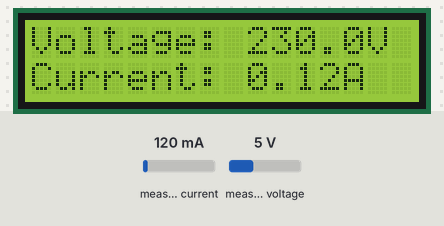
Bench run of a sketch on a simulated ESP32. On the bench: 16×2 character LCD. Inputs (shaded band) come from the test bench; at power-on: measured current 120 mA, measured voltage 5 V. WiFi joins after 1.5 s; servers stay silent unless stated; what the sketch prints to the serial monitor is not drawn.

Above: at 6.6 s.
6.7 s: measured current set to 40 mA
At 8.6 s:
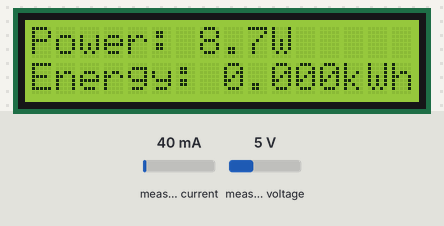
9.5 s: measured voltage set to 0.3 V
At 10.7 s:
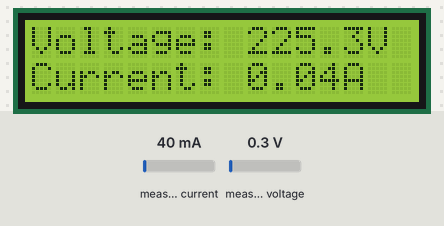
12.5 s: measured current set to 500 mA
At 14.8 s:
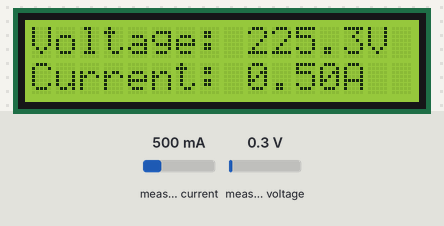
15.5 s: measured voltage set to 3.8 V
At 16.8 s:
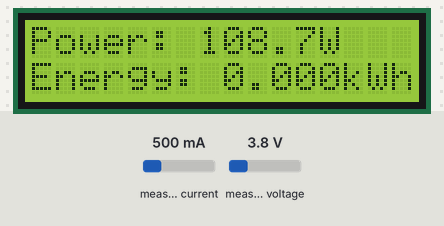
18.5 s: measured current set to 1000 mA
At 21.1 s:
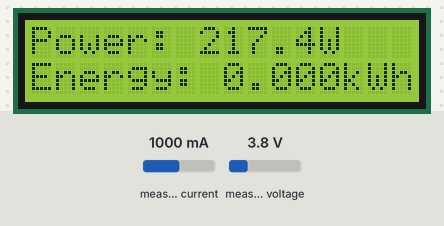
21.5 s: measured voltage set to 7.5 V
At 23.1 s:
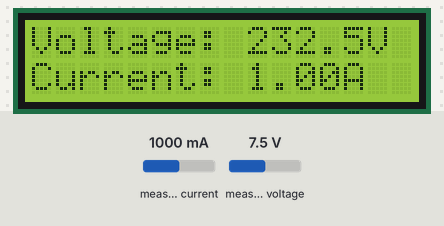
Timing chart, 0 to 24.6 s (numbered marks = the images above; inputs shaded):
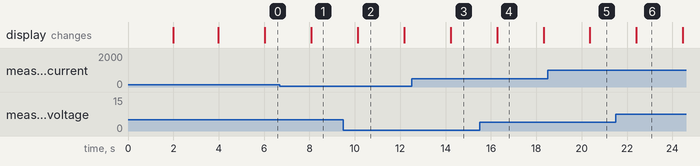

The sketch:

sketch_oct28a.ino
```cpp
/***************************************************
   Smart IoT Energy Meter (ESP32 + Blynk IoT + LCD + EmonLib)
   Author: Atul
   Compatible with Blynk IoT dashboard (Voltage, Current, Power, Unit)
****************************************************/

#define BLYNK_TEMPLATE_ID "TMPL3HsN0_lC-"
#define BLYNK_TEMPLATE_NAME "smart IOT energy meter"
#define BLYNK_AUTH_TOKEN "ouhoSKORym29HCdZgrPK8kLwEk8yRDpx"

#include <WiFi.h>
#include <BlynkSimpleEsp32.h>
#include <Wire.h>
#include <LiquidCrystal_I2C.h>
#include <EmonLib.h>

// ✅ WiFi credentials
char ssid[] = "OPPO Reno5 Pro 5G";
char pass[] = "12121212";

// ✅ LCD Display 16x2 (check I2C address: 0x27 or 0x3F)
LiquidCrystal_I2C lcd(0x27, 16, 2);

// ✅ EmonLib Energy Monitor setup
EnergyMonitor emon;

// ✅ Calibration values (tune for your sensors)
#define vCalibration 135.0
#define currCalibration 0.5


// ✅ Variables
float voltage = 0;
float current = 0;
float realPower = 0;
float apparentPower = 0;
float powerFactor = 0;
float energy_kWh = 0;

// ✅ Tariff (for optional bill calculation)
#define UNIT_RATE 8.00

// ✅ Timers
unsigned long lastEnergyMillis = 0;
unsigned long lastLCDMillis = 0;
const unsigned long lcdInterval = 2000;
int screen = 0;

BlynkTimer timer;

// ✅ Send readings to Blynk Dashboard
void sendToBlynk()
{
  Blynk.virtualWrite(V0, voltage);     // Voltage gauge
  Blynk.virtualWrite(V1, current);     // Current gauge
  Blynk.virtualWrite(V2, realPower);   // Power gauge
  Blynk.virtualWrite(V3, energy_kWh);  // Unit (kWh) gauge
}

// ✅ Energy alert (optional)
void checkUnitLimit()
{
  if (energy_kWh >= 1.0)  // 1 kWh alert
  {
    String msg = "Energy: " + String(energy_kWh, 3) + " kWh > 1 Unit!";
    Blynk.logEvent("high_energy", msg);
  }
}

void setup()
{
  Serial.begin(9600);
  delay(100);

  // ✅ Connect to Wi-Fi and Blynk Cloud
  Blynk.begin(BLYNK_AUTH_TOKEN, ssid, pass);

  // ✅ LCD setup
  lcd.init();
  lcd.backlight();
  lcd.clear();
  lcd.setCursor(2, 0);
  lcd.print("IoT Energy");
  lcd.setCursor(4, 1);
  lcd.print("Meter");
  delay(2000);
  lcd.clear();

  // ✅ Configure EmonLib pins (ADC pins)
  emon.voltage(35, vCalibration, 1.7); // Voltage on pin 35
  emon.current(34, currCalibration);   // Current on pin 34

  lastEnergyMillis = millis();
  lastLCDMillis = millis();

  // ✅ Timers
  timer.setInterval(2000L, sendToBlynk);
  timer.setInterval(5000L, checkUnitLimit);
}

void loop()
{
  Blynk.run();
  timer.run();

  // ✅ Measure voltage/current
  emon.calcVI(25, 2000);

  voltage = emon.Vrms;
  current = emon.Irms;
  realPower = emon.realPower;
  apparentPower = emon.apparentPower;
  powerFactor = emon.powerFactor;

  // ✅ Debug output to Serial Monitor
  Serial.print("V: "); Serial.print(voltage, 2);
  Serial.print("  I: "); Serial.print(current, 3);
  Serial.print("  P: "); Serial.print(realPower, 2);
  Serial.print("  PF: "); Serial.println(powerFactor, 2);

  unsigned long now = millis();

  // ✅ Calculate Energy in kWh
  if (realPower > 1)
  {
    energy_kWh += realPower * (now - lastEnergyMillis) / 3600000000.0;
  }
  lastEnergyMillis = now;

  // ✅ Update LCD every few seconds
  if (now - lastLCDMillis >= lcdInterval)
  {
    lastLCDMillis = now;
    lcd.clear();

    switch (screen)
    {
      case 0:
        lcd.setCursor(0, 0);
        lcd.print("Voltage: ");
        lcd.print(voltage, 1);
        lcd.print("V");

        lcd.setCursor(0, 1);
        lcd.print("Current: ");
        lcd.print(current, 2);
        lcd.print("A");
        break;

      case 1:
        lcd.setCursor(0, 0);
        lcd.print("Power: ");
        lcd.print(realPower, 1);
        lcd.print("W");

        lcd.setCursor(0, 1);
        lcd.print("Energy: ");
        lcd.print(energy_kWh, 3);
        lcd.print("kWh");
        break;
    }
    screen = (screen + 1) % 2;
  }
}
```

Measured:
- after the input at 6.7 s, the display: changes after 1.4 s (image 1)
- after the input at 9.5 s, the display: changes after 0.63 s (image 2)
- after the input at 12.5 s, the display: changes after 1.7 s (image 3)
- after the input at 15.5 s, the display: changes after 0.77 s (image 4)
- after the input at 18.5 s, the display: changes after 1.9 s (image 5)
- what the display in image 2 shows lasts 2.1 s, from 10.1 s to 12.2 s
